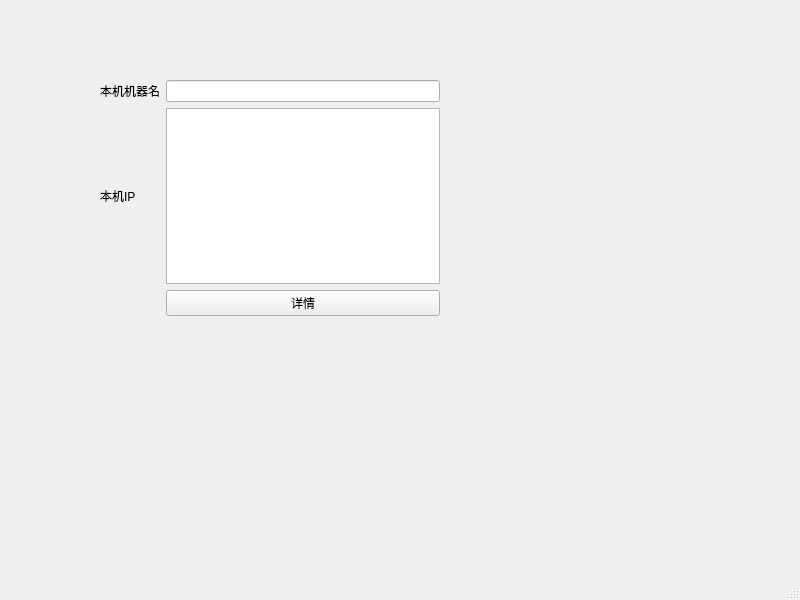
<?xml version="1.0" encoding="UTF-8"?>
<ui version="4.0">
 <class>MainWindow</class>
 <widget class="QMainWindow" name="MainWindow">
  <property name="geometry">
   <rect>
    <x>0</x>
    <y>0</y>
    <width>800</width>
    <height>600</height>
   </rect>
  </property>
  <property name="windowTitle">
   <string>MainWindow</string>
  </property>
  <widget class="QWidget" name="centralwidget">
   <widget class="QWidget" name="widget" native="true">
    <property name="geometry">
     <rect>
      <x>100</x>
      <y>80</y>
      <width>340</width>
      <height>236</height>
     </rect>
    </property>
    <layout class="QGridLayout" name="gridLayout">
     <item row="1" column="0">
      <widget class="QLabel" name="label_2">
       <property name="text">
        <string>本机IP</string>
       </property>
      </widget>
     </item>
     <item row="0" column="0">
      <widget class="QLabel" name="label">
       <property name="text">
        <string>本机机器名</string>
       </property>
      </widget>
     </item>
     <item row="1" column="2">
      <widget class="QListWidget" name="listWidget"/>
     </item>
     <item row="0" column="2">
      <widget class="QLineEdit" name="lineEdit"/>
     </item>
     <item row="2" column="2">
      <widget class="QPushButton" name="btn1">
       <property name="text">
        <string>详情</string>
       </property>
      </widget>
     </item>
    </layout>
   </widget>
  </widget>
  <widget class="QMenuBar" name="menubar">
   <property name="geometry">
    <rect>
     <x>0</x>
     <y>0</y>
     <width>800</width>
     <height>17</height>
    </rect>
   </property>
  </widget>
  <widget class="QStatusBar" name="statusbar"/>
 </widget>
 <resources/>
 <connections/>
</ui>
